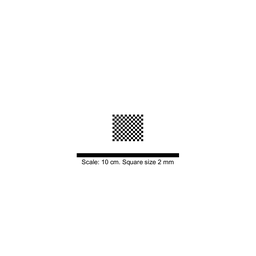
#> input picture take_calibration_images/distortion_calibration_target_250um_per_pixel.png, 256 x 256 px, shrunk from 1001 x 1001 before the run, given as the content of the folder ../take_calibration_imagesprocess/, which was not available
$ python Process_images.py ../take_calibration_images ../take_calibration_images/distortion_calibration_target_250um_per_pixel.png ../take_calibration_images/focus_calibration_target_250um_per_pixel.png   (older library calls are emulated)
#> lines starting #> are read from the running program, lines starting #| are printed output that depends on the picture; pictures that were not available may be replaced by others from this repository, and a replacement may not be noted
### ground_station/FocusStack.py
"""

Simple Focus Stacker

    Author:     Charles McGuinness (charles@mcguinness.us)
    Copyright:  Copyright 2015 Charles McGuinness
    License:    Apache License 2.0


This code will take a series of images and merge them so that each
pixel is taken from the image with the sharpest focus at that location.

The logic is roughly the following:

1.  Align the images.  Changing the focus on a lens, even
    if the camera remains fixed, causes a mild zooming on the images.
    We need to correct the images so they line up perfectly on top
    of each other.

2.  Perform a gaussian blur on all images

3.  Compute the laplacian on the blurred image to generate a gradient map

4.  Create a blank output image with the same size as the original input
    images

4.  For each pixel [x,y] in the output image, copy the pixel [x,y] from
    the input image which has the largest gradient [x,y]


This algorithm was inspired by the high-level description given at

http://stackoverflow.com/questions/15911783/what-are-some-common-focus-stacking-algorithms

"""

import numpy as np
import cv2

# [12 lines left out: function findHomography, not called in this run]


#
#   Align the images so they overlap properly...
#
#
def align_images(images):

    #   SIFT generally produces better results, but it is not FOSS, so chose the feature detector
    #   that suits the needs of your project.  ORB does OK
    use_sift = True

    outimages = []

    if use_sift:
        detector = cv2.xfeatures2d.SIFT_create()
    else:
        detector = cv2.ORB_create(1000)

    #   We assume that image 0 is the "base" image and align everything to it
    print("Detecting features of base image")
    outimages.append(images[0])
    image1gray = cv2.cvtColor(images[0],cv2.COLOR_BGR2GRAY)
    image_1_kp, image_1_desc = detector.detectAndCompute(image1gray, None)

    for i in range(1,len(images)):
        print("Aligning image {}".format(i))
        image_i_kp, image_i_desc = detector.detectAndCompute(images[i], None)

        if use_sift:
            bf = cv2.BFMatcher()
            # This returns the top two matches for each feature point (list of list)
            pairMatches = bf.knnMatch(image_i_desc,image_1_desc, k=2)
            rawMatches = []
            for m,n in pairMatches:
                if m.distance < 0.7*n.distance:
                    rawMatches.append(m)
        else:
            bf = cv2.BFMatcher(cv2.NORM_HAMMING, crossCheck=True)
            rawMatches = bf.match(image_i_desc, image_1_desc)

        sortMatches = sorted(rawMatches, key=lambda x: x.distance)
        matches = sortMatches[0:128]


        hom = findHomography(image_i_kp, image_1_kp, matches)
        newimage = cv2.warpPerspective(images[i], hom, (images[i].shape[1], images[i].shape[0]), flags=cv2.INTER_LINEAR)

        outimages.append(newimage)
        # If you find that there's a large amount of ghosting, it may be because one or more of the input
        # images gets misaligned.  Outputting the aligned images may help diagnose that.
        # cv2.imwrite("aligned{}.png".format(i), newimage)


    return outimages

#
#   Compute the gradient map of the image
def doLap(image):

    # YOU SHOULD TUNE THESE VALUES TO SUIT YOUR NEEDS
    kernel_size = 5         # Size of the laplacian window
    blur_size = 5           # How big of a kernal to use for the gaussian blur
                            # Generally, keeping these two values the same or very close works well
                            # Also, odd numbers, please...

    blurred = cv2.GaussianBlur(image, (blur_size,blur_size), 0)
    return cv2.Laplacian(blurred, cv2.CV_64F, ksize=kernel_size)

#
#   This routine finds the points of best focus in all images and produces a merged result...
#
def focus_stack(unimages):
    images = align_images(unimages)

    print("Computing the laplacian of the blurred images")
    laps = []
    for i in range(len(images)):
        print("Lap {}".format(i))
        laps.append(doLap(cv2.cvtColor(images[i],cv2.COLOR_BGR2GRAY)))

    laps = np.asarray(laps)
    print("Shape of array of laplacians = {}".format(laps.shape))

    output = np.zeros(shape=images[0].shape, dtype=images[0].dtype)

    abs_laps = np.absolute(laps)
    maxima = abs_laps.max(axis=0)
    bool_mask = abs_laps == maxima
    mask = bool_mask.astype(np.uint8)
    for i in range(0,len(images)):
        output = cv2.bitwise_not(images[i],output, mask=mask[i])

    return 255-output

### ground_station/Process_images.py
# import download_images.py
import os
import sys

import cv2
import datetime
import shutil
import FocusStack
from PIL import Image
from PIL import ImageDraw
from PIL import ImageFont


# C:\Users\GAL\Desktop\Space_Hummus\Images\cycle1\

def stackHDRs(image_files, images_dir):
    focusimages = []
    for img in image_files:
        print("Reading in file {}".format(img))
        focusimages.append(cv2.imread(images_dir + "/{}".format(img)))

    merged = FocusStack.focus_stack(focusimages)
    cv2.imwrite("merged.png", merged)


def focus_staking(my_dir):
#> called with my_dir = '../take_calibration_images'
    merged_dir = os.path.join(my_dir, "Merged_images")
    try:
        os.mkdir(merged_dir)
    except:
        print("Folder 'Merged_images' already exists")
    try:
        process_dir = os.path.join(my_dir, "process")
        os.mkdir(process_dir)
    except:
        print("Folder 'process' already exists")

    dir_list = os.listdir(my_dir)
    n_img = len(dir_list)
    while n_img > 2:
        print("Working on", n_img-2, "images")

        img1_name = dir_list[0]
        img1_prefix = img1_name[0:18]
        print(img1_prefix)
        shutil.move(my_dir + img1_name, my_dir + "process/" + img1_name)
        for n2 in range(1, n_img): # n=n1+1 till (n_img-1)
            img2_name = dir_list[n2]
            img2_prefix = img2_name[0:18]
            if (img1_prefix == img2_prefix) or (img1_prefix[0:13] == img2_prefix[0:13] and img1_prefix[16:18] == img2_prefix[16:18] and abs(int(img1_prefix[13:15])-int(img2_prefix[13:15])) <= 1):
                shutil.move(my_dir + img2_name, my_dir + "process/" + img2_name)
        image_files = sorted(os.listdir(my_dir + "process/"))
        print("Focus stacking images in: ", my_dir + "process/")
        print(image_files)
        stackHDRs(image_files, my_dir + "process")
#> in align_images, `image_1_kp, image_1_desc = detector.detectAndCompute(image1gray, None)`: image_1_kp = 31 keypoints; strongest (x, y, size): (176, 155, 3.3), (79, 155, 3.3), (87, 159, 2.6), (104, 158, 2.1)
#> after the loop in align_images, `for i in range(1,len(images)):`: outimages = 1 item
#> the loop in focus_stack, `for i in range(len(images)):` made 1 pass
#> (kernel_size in doLap, blur_size in doLap) on pass 1: (5, 5)
#| Lap 0
#> pass 1, in doLap, `blurred = cv2.GaussianBlur(image, (blur_size,blur_size), 0)`:
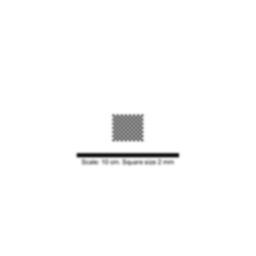
#> blurred: shape (256, 256); min 17, max 255, mean 251.3
#| Shape of array of laplacians = (1, 256, 256)
#> in focus_stack, `maxima = abs_laps.max(axis=0)`:
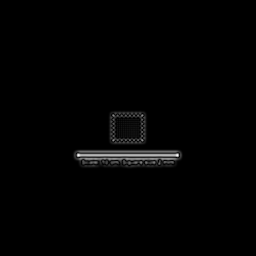
#> maxima: shape (256, 256) float64; min 0, max 4748, mean 48.7; drawn with min black and max white
#> the loop in focus_stack, `for i in range(0,len(images)):` made 1 pass
#> pass 1, in focus_stack, `output = cv2.bitwise_not(images[i],output, mask=mask[i])`:
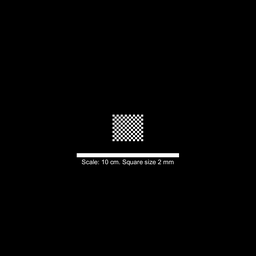
#> output: shape (256, 256, 3); min 0, max 255, mean 3.7
#> in focus_stack, returned value is the input picture: shape (256, 256, 3); min 0, max 255, mean 251.3
        # input("Just checking - merged image was created")

        for filename in os.listdir(my_dir + "process/"):
            try:
                os.remove(my_dir + "process/" + filename)
            except:
                print("Couldn't delete process dir contenet")
        shutil.move("merged.png", my_dir + "/Merged_images/" + img1_prefix + "_focus_stacked.png")
        # input("Just checking - merged image was copied and process folder deleted")
        dir_list = os.listdir(my_dir)
        n_img = len(dir_list)

def Video_writer(image_folder, video_folder, camera, start_time):
    images = []
    # example: datetime.datetime(2017, 6, 21, 18, 25, 30)
    start_time_format = datetime.datetime(int(start_time[0:2]) + 2000, int(start_time[3:5]), int(start_time[6:8]),
                                   int(start_time[10:12]), int(start_time[13:15]), 0)
    for img in os.listdir(image_folder):
        if img.endswith(".png") and img.__contains__(camera):

            # Calc the time passed from eperiment start time
            image_date = datetime.datetime(int(img[0:2])+2000, int(img[3:5]), int(img[6:8]), int(img[10:12]), int(img[13:15]), 0)
            delta_time = image_date - start_time_format

            # Write the time passed on the mage
            img_with_text= Image.open(image_folder + "/" + img) # Open an Image
            I1 = ImageDraw.Draw(img_with_text) # Call draw Method to add 2D graphics in an image
            I1.text((28, 36), str(delta_time), font=ImageFont.truetype('arial.ttf', 90), fill=(255, 240, 0)) # Add Text to an image
            img_with_text.save(image_folder + '/' + img) # Save the edited image

            images.append(img)

    frame = cv2.imread(os.path.join(image_folder, images[0]))
    height, width, layers = frame.shape

    image_1=images[0]
    image_last=images[len(images)-1]
    video_name = video_folder + "Hummus_growth_" + image_1[0:15] + "_till_" + image_last[0:15] + "_" + camera + ".avi"
    print(video_name)
    fps = 2 # frame per second
    video = cv2.VideoWriter(video_name, 0, fps, (width, height))

    for image in images:
        print(os.path.join(image_folder, image))
        video.write(cv2.imread(os.path.join(image_folder, image)))

    cv2.destroyAllWindows()
    video.release()


# run in terminal: python download_images.py 1z6weX9LhJIZ8iZd_F1t-uAKWvTeuineh 21-08-17__05_06 21-08-17__06_51 A,C 110,150,190,210,230 C:\Users\GAL\Desktop\Space_Hummus\Images\cycle1

# my_dir = "C:/Users/GAL/Desktop/Space_Hummus/Images/cycle1/" # input('enter dir  ')
# start_time = "21-08-17__05_00"
my_dir = sys.argv[1]
start_time = sys.argv[2]
list_camera = sys.argv[3]
list_camera_new = list_camera.split(",")

print("Downloaded files to the following dir:", my_dir)
print("Creating focus stackes images in the following dir:", my_dir + "Merged_images")
focus_staking(my_dir)
video_folder = my_dir
for cam in list_camera_new:
    print("Creating video for camera C", cam)
    Video_writer(my_dir + "Merged_images", video_folder, "C" + cam, start_time)

# Video_writer(my_dir + "Merged_images", video_folder, "CC", start_time)

# Usage example:
# python Process_images.py "C:/Users/GAL/Desktop/Space_Hummus/Images/cycle1/" "21-08-17__05_00" "A,C"
